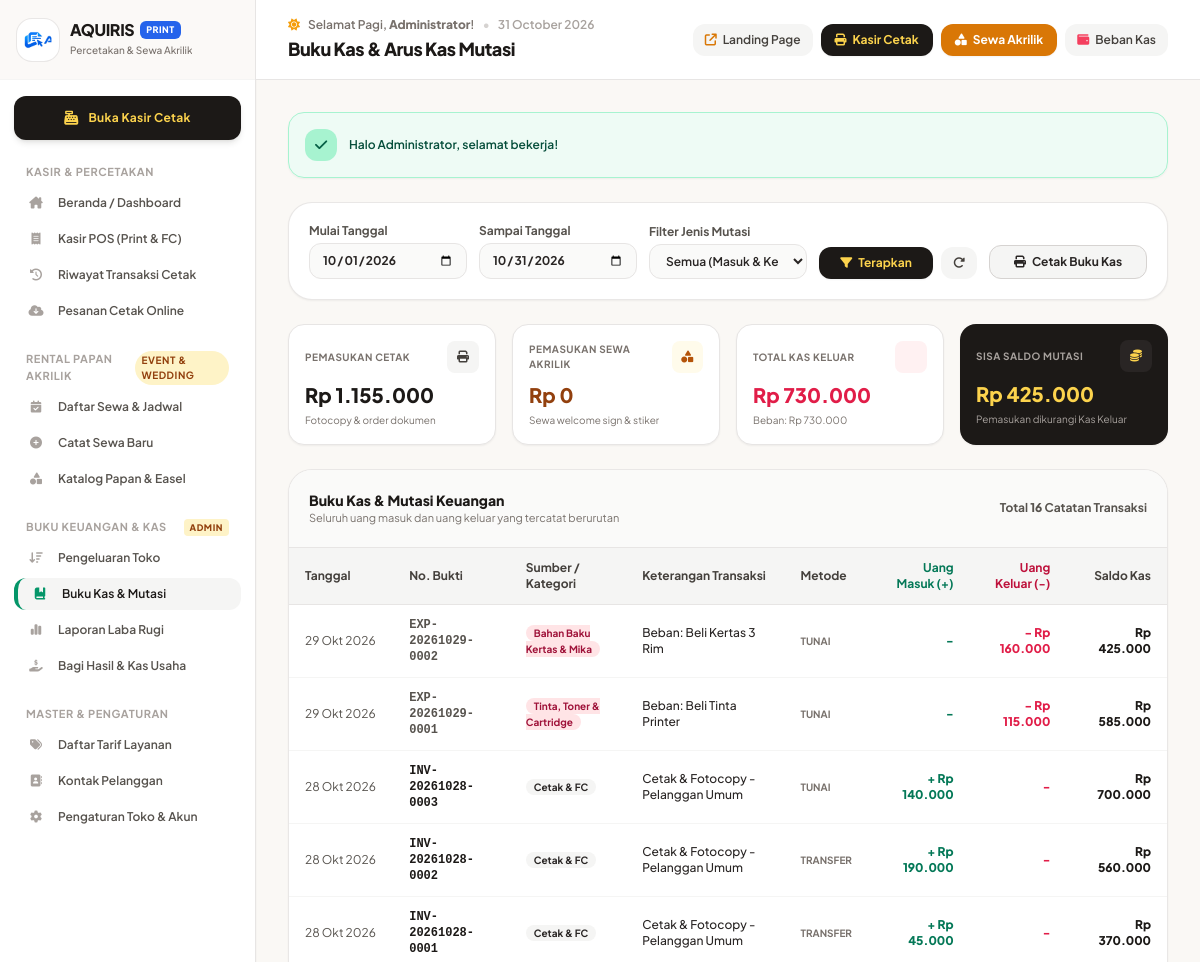
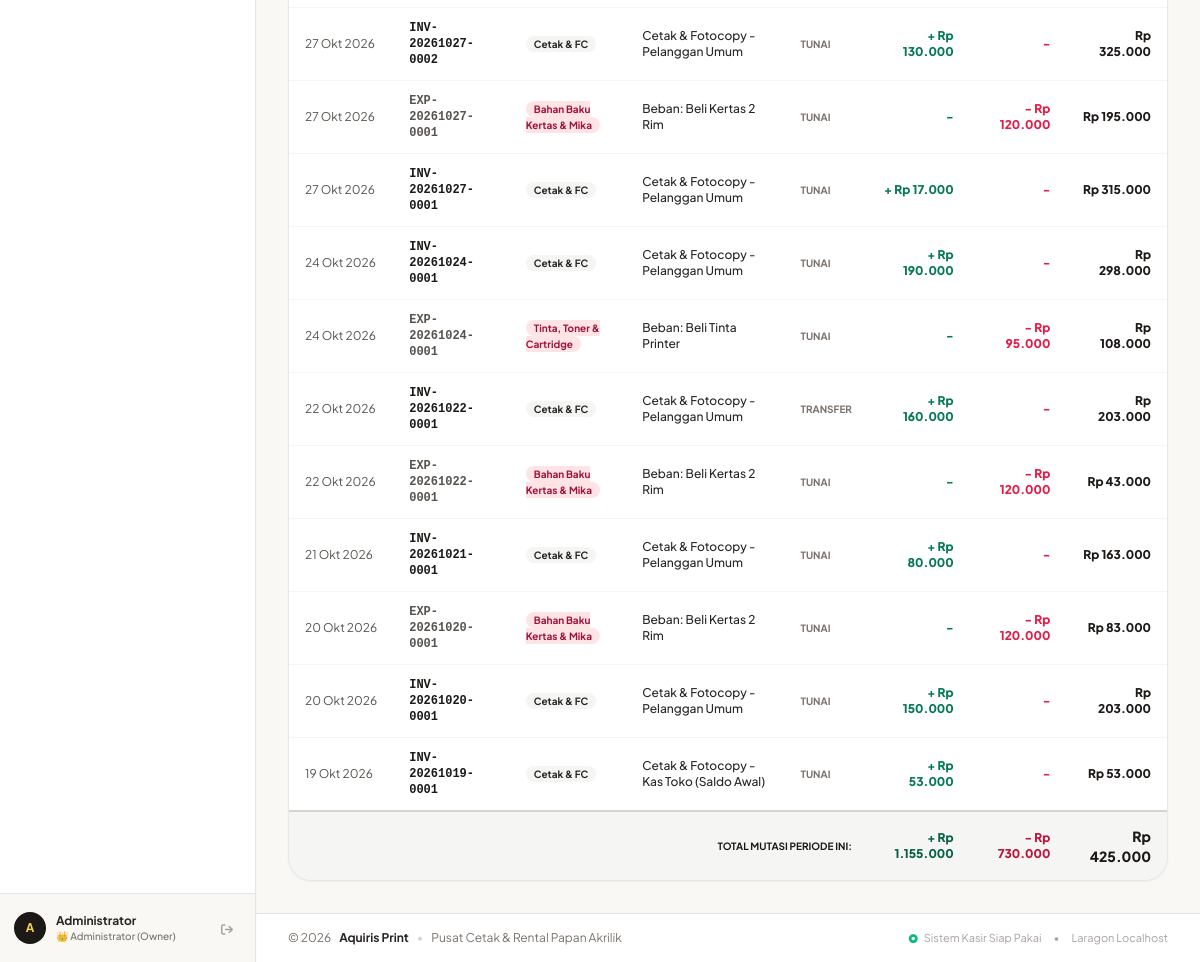
/arus_kas.php (signed in), run on the app's committed database (2 pictures, top to bottom).
### tables this page shows
CREATE TABLE `expenses` (
  `id` int NOT NULL AUTO_INCREMENT,
  `expense_code` varchar(50) NOT NULL,
  `category_id` int NOT NULL,
  `title` varchar(200) NOT NULL,
  `amount` decimal(12,2) NOT NULL DEFAULT '0.00',
  `date` date NOT NULL,
  `payment_method` enum('tunai','transfer') DEFAULT 'tunai',
  `notes` text,
  `receipt_image` varchar(255) DEFAULT NULL,
  `user_id` int DEFAULT NULL,
  `created_at` datetime NOT NULL,
  PRIMARY KEY (`id`),
  UNIQUE KEY `expense_code` (`expense_code`),
  KEY `category_id` (`category_id`),
  KEY `date` (`date`)
);

CREATE TABLE `expense_categories` (
  `id` int NOT NULL AUTO_INCREMENT,
  `name` varchar(100) NOT NULL,
  `created_at` timestamp NULL DEFAULT CURRENT_TIMESTAMP,
  PRIMARY KEY (`id`)
);

CREATE TABLE `orders` (
  `id` int NOT NULL AUTO_INCREMENT,
  `invoice_number` varchar(50) NOT NULL,
  `customer_id` int DEFAULT NULL,
  `customer_name` varchar(100) NOT NULL DEFAULT 'Pelanggan Umum',
  `customer_phone` varchar(30) DEFAULT NULL,
  `total_amount` decimal(12,2) NOT NULL DEFAULT '0.00',
  `discount` decimal(12,2) NOT NULL DEFAULT '0.00',
  `grand_total` decimal(12,2) NOT NULL DEFAULT '0.00',
  `paid_amount` decimal(12,2) NOT NULL DEFAULT '0.00',
  `change_amount` decimal(12,2) NOT NULL DEFAULT '0.00',
  `payment_status` enum('lunas','dp','belum_lunas') DEFAULT 'lunas',
  `payment_method` enum('tunai','transfer','qris') DEFAULT 'tunai',
  `order_status` enum('selesai','proses','dibatalkan') DEFAULT 'selesai',
  `notes` text,
  `user_id` int DEFAULT NULL,
  `created_at` datetime NOT NULL,
  PRIMARY KEY (`id`),
  UNIQUE KEY `invoice_number` (`invoice_number`),
  KEY `created_at` (`created_at`),
  KEY `payment_status` (`payment_status`)
);

### includes/functions.php (called while the page is built, shortened)
<?php
function formatRupiah($amount): string {
    $val = (float)($amount ?? 0);
    return 'Rp ' . number_format($val, 0, ',', '.');
}
function formatDate($datetime, bool $includeTime = false): string {
    $timestamp = strtotime($datetime);
    $months = [
        1 => 'Jan', 2 => 'Feb', 3 => 'Mar', 4 => 'Apr', 5 => 'Mei', 6 => 'Jun',
        7 => 'Jul', 8 => 'Agu', 9 => 'Sep', 10 => 'Okt', 11 => 'Nov', 12 => 'Des'
    ];
    $d = date('d', $timestamp);
    $m = $months[(int)date('m', $timestamp)];
    $y = date('Y', $timestamp);
    return "$d $m $y";
}

### arus_kas.php (the view, shortened to what this page needs)
<?php
require_once __DIR__ . '/includes/header.php';
$pdo = Database::getConnection();
$startDate = $_GET['start_date'] ?? date('Y-m-01');
$endDate = $_GET['end_date'] ?? date('Y-m-d');
$typeFilter = $_GET['type'] ?? 'all';
$entries = [];
if ($typeFilter === 'all' || $typeFilter === 'print') {
    $stmt = $pdo->prepare("SELECT
        'print' as entry_type,
        'Pemasukan Cetak' as category_label,
        invoice_number as ref_code,
        created_at as tx_date,
        CONCAT('Cetak & Fotocopy - ', customer_name) as description,
        grand_total as amount,
        payment_method,
        payment_status as status,
        id as record_id
        FROM orders
        WHERE order_status != 'dibatalkan'
        AND DATE(created_at) BETWEEN ? AND ?");
    $stmt->execute([$startDate, $endDate]);
    while ($row = $stmt->fetch()) {
        $entries[] = $row;
    }
}
if ($typeFilter === 'all' || $typeFilter === 'expense') {
    $stmt = $pdo->prepare("SELECT
        'expense' as entry_type,
        c.name as category_label,
        e.expense_code as ref_code,
        CONCAT(e.date, ' 12:00:00') as tx_date,
        CONCAT('Beban: ', e.title) as description,
        e.amount as amount,
        e.payment_method,
        'selesai' as status,
        e.id as record_id
        FROM expenses e
        JOIN expense_categories c ON e.category_id = c.id
        WHERE e.date BETWEEN ? AND ?");
    $stmt->execute([$startDate, $endDate]);
    while ($row = $stmt->fetch()) {
        $entries[] = $row;
    }
}
usort($entries, function($a, $b) {
    return strcmp($a['tx_date'], $b['tx_date']);
});
$totalPrintIncome = 0;
$totalAcrylicIncome = 0;
$totalExpenses = 0;
$totalDistribution = 0;
$runningBalance = 0;
foreach ($entries as &$entry) {
    if ($entry['entry_type'] === 'print') {
        $totalPrintIncome += (float)$entry['amount'];
        $runningBalance += (float)$entry['amount'];
    } elseif ($entry['entry_type'] === 'acrylic') {
        $totalAcrylicIncome += (float)$entry['amount'];
        $runningBalance += (float)$entry['amount'];
    } elseif ($entry['entry_type'] === 'expense') {
        $totalExpenses += (float)$entry['amount'];
        $runningBalance -= (float)$entry['amount'];
    } elseif ($entry['entry_type'] === 'distribution') {
        $totalDistribution += (float)$entry['amount'];
        $runningBalance -= (float)$entry['amount'];
    }
}
$displayEntries = array_reverse($entries);
$totalIncome = $totalPrintIncome + $totalAcrylicIncome;
$totalOut = $totalExpenses + $totalDistribution;
$netBalance = $totalIncome - $totalOut;
?>
<div class="bg-white p-5 rounded-3xl border border-stone-200/90 shadow-sm mb-6 no-print">
    <form method="GET" action="arus_kas.php" class="grid grid-cols-1 sm:grid-cols-2 lg:grid-cols-5 gap-3 items-end text-xs">
        <div>
            <label class="block font-bold text-stone-600 mb-1">Mulai Tanggal</label>
            <input type="date" name="start_date" value="<?= htmlspecialchars($startDate) ?>" class="w-full px-3 py-2 bg-stone-50 border border-stone-200 rounded-xl outline-none font-bold text-stone-800" />
        </div>
        <div>
            <label class="block font-bold text-stone-600 mb-1">Sampai Tanggal</label>
            <input type="date" name="end_date" value="<?= htmlspecialchars($endDate) ?>" class="w-full px-3 py-2 bg-stone-50 border border-stone-200 rounded-xl outline-none font-bold text-stone-800" />
        </div>
        <div>
            <label class="block font-bold text-stone-600 mb-1">Filter Jenis Mutasi</label>
            <select name="type" class="w-full px-3 py-2 bg-stone-50 border border-stone-200 rounded-xl outline-none font-semibold">
                <option value="all" <?= $typeFilter === 'all' ? 'selected' : '' ?>>Semua (Masuk & Keluar)</option>
            </select>
        </div>
        <div class="flex gap-2">
            <button type="submit" class="flex-1 py-2 px-3 bg-stone-900 hover:bg-stone-800 text-amber-300 font-bold rounded-xl shadow-sm transition flex items-center justify-center gap-1.5">
                <i class="fa-solid fa-filter"></i>
                <span>Terapkan</span>
            </button>
            <a href="arus_kas.php" class="py-2 px-3 bg-stone-100 hover:bg-stone-200 text-stone-700 font-bold rounded-xl transition" title="Reset">
                <i class="fa-solid fa-rotate-right"></i>
            </a>
        </div>
        <div class="flex gap-2">
            <button type="button" onclick="window.print()" class="flex-1 py-2 px-3 bg-stone-100 hover:bg-stone-200 text-stone-800 font-bold rounded-xl transition flex items-center justify-center gap-1.5 border border-stone-300">
                <i class="fa-solid fa-print"></i>
                <span>Cetak Buku Kas</span>
            </button>
        </div>
    </form>
</div>
<div class="grid grid-cols-1 sm:grid-cols-2 lg:grid-cols-4 gap-4 mb-6">
    <div class="bg-white p-4 rounded-2xl border border-stone-200 shadow-sm">
        <div class="flex items-center justify-between mb-2">
            <span class="text-[10px] font-bold text-stone-500 uppercase tracking-wider">Pemasukan Cetak</span>
            <div class="w-8 h-8 rounded-lg bg-stone-100 text-stone-700 flex items-center justify-center text-xs font-bold">
                <i class="fa-solid fa-print"></i>
            </div>
        </div>
        <div class="text-xl font-black text-stone-900"><?= formatRupiah($totalPrintIncome) ?></div>
        <span class="text-[10px] text-stone-500 mt-1 block">Fotocopy & order dokumen</span>
    </div>
    <div class="bg-white p-4 rounded-2xl border border-stone-200 shadow-sm">
        <div class="flex items-center justify-between mb-2">
            <span class="text-[10px] font-bold text-stone-500 uppercase tracking-wider">Pemasukan Sewa Akrilik</span>
            <div class="w-8 h-8 rounded-lg bg-amber-50 text-amber-700 flex items-center justify-center text-xs font-bold">
                <i class="fa-solid fa-shapes"></i>
            </div>
        </div>
        <div class="text-xl font-black text-amber-800"><?= formatRupiah($totalAcrylicIncome) ?></div>
        <span class="text-[10px] text-stone-500 mt-1 block">Sewa welcome sign & stiker</span>
    </div>
    <div class="bg-white p-4 rounded-2xl border border-stone-200 shadow-sm">
        <div class="flex items-center justify-between mb-2">
            <span class="text-[10px] font-bold text-stone-500 uppercase tracking-wider">Total Kas Keluar</span>
            <div class="w-8 h-8 rounded-lg bg-rose-50 text-rose-700 flex items-center justify-center text-xs font-bold">
            </div>
        </div>
        <div class="text-xl font-black text-rose-600"><?= formatRupiah($totalOut) ?></div>
        <span class="text-[10px] text-stone-500 mt-1 block">Beban: <?= formatRupiah($totalExpenses) ?><?= $totalDistribution > 0 ? ' &bull; Prive: ' . formatRupiah($totalDistribution) : '' ?></span>
    </div>
    <div class="bg-stone-900 text-white p-4 rounded-2xl shadow-sm">
        <div class="flex items-center justify-between mb-2">
            <span class="text-[10px] font-bold text-stone-400 uppercase tracking-wider">Sisa Saldo Mutasi</span>
            <div class="w-8 h-8 rounded-lg bg-stone-800 text-amber-300 flex items-center justify-center text-xs font-bold">
                <i class="fa-solid fa-coins"></i>
            </div>
        </div>
        <div class="text-xl font-black <?= $netBalance >= 0 ? 'text-amber-300' : 'text-rose-400' ?>">
            <?= formatRupiah($netBalance) ?>
        </div>
        <span class="text-[10px] text-stone-400 mt-1 block">Pemasukan dikurangi Kas Keluar</span>
    </div>
</div>
<div class="bg-white rounded-3xl border border-stone-200/90 shadow-sm overflow-hidden">
    <div class="p-4 sm:p-5 bg-stone-50 border-b border-stone-200 flex flex-col sm:flex-row sm:items-center justify-between gap-2">
        <div>
            <h3 class="font-black text-stone-900 text-sm">Buku Kas & Mutasi Keuangan</h3>
            <p class="text-[11px] text-stone-500">Seluruh uang masuk dan uang keluar yang tercatat berurutan</p>
        </div>
        <span class="text-xs font-bold text-stone-600">
            Total <strong><?= count($displayEntries) ?></strong> Catatan Transaksi
        </span>
    </div>
    <div class="overflow-x-auto">
        <table class="w-full text-left text-xs border-collapse">
            <thead>
                <tr class="bg-stone-100 text-stone-700 border-b border-stone-200">
                    <th class="py-3 px-4 font-bold">Tanggal</th>
                    <th class="py-3 px-4 font-bold">No. Bukti</th>
                    <th class="py-3 px-4 font-bold">Sumber / Kategori</th>
                    <th class="py-3 px-4 font-bold">Keterangan Transaksi</th>
                    <th class="py-3 px-4 font-bold">Metode</th>
                    <th class="py-3 px-4 font-bold text-right text-emerald-700">Uang Masuk (+)</th>
                    <th class="py-3 px-4 font-bold text-right text-rose-700">Uang Keluar (-)</th>
                    <th class="py-3 px-4 font-bold text-right">Saldo Kas</th>
                </tr>
            </thead>
            <tbody class="divide-y divide-stone-100">
                <?php if (empty($displayEntries)): ?>
                    <tr>
                        <td colspan="8" class="py-12 text-center text-stone-400">
                            <i class="fa-solid fa-book-open text-3xl mb-2 text-stone-300"></i>
                            <p>Tidak ada catatan transaksi pada filter tanggal ini.</p>
                        </td>
                    </tr>
                <?php else: ?>
                    <?php foreach ($displayEntries as $item):
                        $isExpense = ($item['entry_type'] === 'expense');
                        $isDistribution = ($item['entry_type'] === 'distribution');
                        $isMoneyOut = ($isExpense || $isDistribution);
                    ?>
                        <tr class="hover:bg-stone-50/80 transition">
                            <td class="py-3 px-4 text-stone-600 whitespace-nowrap">
                                <?= formatDate($item['tx_date']) ?>
                            </td>
                            <td class="py-3 px-4 font-mono font-bold text-stone-800">
                                <?php if ($item['entry_type'] === 'print'): ?>
                                    <a href="print_nota.php?id=<?= $item['record_id'] ?>" target="_blank" class="text-stone-900 hover:underline">
                                        <?= htmlspecialchars($item['ref_code']) ?>
                                    </a>
                                <?php elseif ($item['entry_type'] === 'acrylic'): ?>
                                    <a href="rental_detail.php?id=<?= $item['record_id'] ?>" class="text-amber-800 hover:underline">
                                        <?= htmlspecialchars($item['ref_code']) ?>
                                    </a>
                                <?php else: ?>
                                    <span class="text-stone-600"><?= htmlspecialchars($item['ref_code']) ?></span>
                                <?php endif; ?>
                            </td>
                            <td class="py-3 px-4">
                                <?php if ($item['entry_type'] === 'print'): ?>
                                    <span class="px-2 py-0.5 rounded-full text-[10px] font-bold bg-stone-100 text-stone-800">Cetak & FC</span>
                                <?php elseif ($item['entry_type'] === 'acrylic'): ?>
                                    <span class="px-2 py-0.5 rounded-full text-[10px] font-bold bg-amber-100 text-amber-900">Sewa Akrilik</span>
                                <?php elseif ($item['entry_type'] === 'distribution'): ?>
                                    <span class="px-2 py-0.5 rounded-full text-[10px] font-bold bg-amber-100 text-amber-950 border border-amber-300">Bagi Hasil / Prive</span>
                                <?php else: ?>
                                    <span class="px-2 py-0.5 rounded-full text-[10px] font-bold bg-rose-100 text-rose-800"><?= htmlspecialchars($item['category_label']) ?></span>
                                <?php endif; ?>
                            </td>
                            <td class="py-3 px-4 text-stone-800 font-medium">
                                <?= htmlspecialchars($item['description']) ?>
                            </td>
                            <td class="py-3 px-4 uppercase text-[10px] font-bold text-stone-500">
                                <?= htmlspecialchars($item['payment_method']) ?>
                            </td>
                            <td class="py-3 px-4 text-right font-black text-emerald-700">
                                <?= !$isMoneyOut ? '+ ' . formatRupiah($item['amount']) : '-' ?>
                            </td>
                            <td class="py-3 px-4 text-right font-black text-rose-600">
                                <?= $isMoneyOut ? '- ' . formatRupiah($item['amount']) : '-' ?>
                            </td>
                            <td class="py-3 px-4 text-right font-black text-stone-900">
                                <?= formatRupiah($item['balance_after']) ?>
                            </td>
                        </tr>
                    <?php endforeach; ?>
                <?php endif; ?>
            </tbody>
            <tfoot>
                <tr class="bg-stone-100 text-stone-900 font-bold border-t-2 border-stone-300">
                    <td colspan="5" class="py-3.5 px-4 text-right uppercase text-[10px]">TOTAL MUTASI PERIODE INI:</td>
                    <td class="py-3.5 px-4 text-right text-emerald-800 font-black">+ <?= formatRupiah($totalIncome) ?></td>
                    <td class="py-3.5 px-4 text-right text-rose-700 font-black">- <?= formatRupiah($totalOut) ?></td>
                    <td class="py-3.5 px-4 text-right text-stone-900 font-black text-sm"><?= formatRupiah($netBalance) ?></td>
                </tr>
            </tfoot>
        </table>
    </div>
</div>
<?php require_once __DIR__ . '/includes/footer.php'; ?>

### includes/header.php (style rules this page uses)
html, body { height: 100%; overflow: hidden; margin: 0; padding: 0; }
body { font-family: 'Plus Jakarta Sans', sans-serif; background-color: #FAF8F5; color: #292524; }

### data on the page
expenses: tx_date "29 Okt 2026", expense_code "EXP-20261029-0002", expense_categories.name "Bahan Baku Kertas & Mika", description "Beban: Beli Kertas 3 Rim", payment_method "TUNAI", amount "Rp 160.000", balance_after "Rp 425.000"
expenses: tx_date "29 Okt 2026", expense_code "EXP-20261029-0001", expense_categories.name "Tinta, Toner & Cartridge", description "Beban: Beli Tinta Printer", payment_method "TUNAI", amount "Rp 115.000", balance_after "Rp 585.000"
orders: created_at "28 Okt 2026", invoice_number "INV-20261028-0003", shows "Cetak & FC", description "Cetak & Fotocopy - Pelanggan Umum", payment_method "TUNAI", grand_total "Rp 140.000", balance_after "Rp 700.000"
orders: created_at "28 Okt 2026", invoice_number "INV-20261028-0002", shows "Cetak & FC", description "Cetak & Fotocopy - Pelanggan Umum", payment_method "TRANSFER", grand_total "Rp 190.000", balance_after "Rp 560.000"
orders: created_at "28 Okt 2026", invoice_number "INV-20261028-0001", shows "Cetak & FC", description "Cetak & Fotocopy - Pelanggan Umum", payment_method "TRANSFER", grand_total "Rp 45.000", balance_after "Rp 370.000"
orders: created_at "27 Okt 2026", invoice_number "INV-20261027-0002", shows "Cetak & FC", description "Cetak & Fotocopy - Pelanggan Umum", payment_method "TUNAI", grand_total "Rp 130.000", balance_after "Rp 325.000"
expenses: tx_date "27 Okt 2026", expense_code "EXP-20261027-0001", expense_categories.name "Bahan Baku Kertas & Mika", description "Beban: Beli Kertas 2 Rim", payment_method "TUNAI", amount "Rp 120.000", balance_after "Rp 195.000"
orders: created_at "27 Okt 2026", invoice_number "INV-20261027-0001", shows "Cetak & FC", description "Cetak & Fotocopy - Pelanggan Umum", payment_method "TUNAI", grand_total "Rp 17.000", balance_after "Rp 315.000"
orders: created_at "24 Okt 2026", invoice_number "INV-20261024-0001", shows "Cetak & FC", description "Cetak & Fotocopy - Pelanggan Umum", payment_method "TUNAI", grand_total "Rp 190.000", balance_after "Rp 298.000"
expenses: tx_date "24 Okt 2026", expense_code "EXP-20261024-0001", expense_categories.name "Tinta, Toner & Cartridge", description "Beban: Beli Tinta Printer", payment_method "TUNAI", amount "Rp 95.000", balance_after "Rp 108.000"
orders: created_at "22 Okt 2026", invoice_number "INV-20261022-0001", shows "Cetak & FC", description "Cetak & Fotocopy - Pelanggan Umum", payment_method "TRANSFER", grand_total "Rp 160.000", balance_after "Rp 203.000"
expenses: tx_date "22 Okt 2026", expense_code "EXP-20261022-0001", expense_categories.name "Bahan Baku Kertas & Mika", description "Beban: Beli Kertas 2 Rim", payment_method "TUNAI", amount "Rp 120.000", balance_after "Rp 43.000"
orders: created_at "21 Okt 2026", invoice_number "INV-20261021-0001", shows "Cetak & FC", description "Cetak & Fotocopy - Pelanggan Umum", payment_method "TUNAI", grand_total "Rp 80.000", balance_after "Rp 163.000"
expenses: tx_date "20 Okt 2026", expense_code "EXP-20261020-0001", expense_categories.name "Bahan Baku Kertas & Mika", description "Beban: Beli Kertas 2 Rim", payment_method "TUNAI", amount "Rp 120.000", balance_after "Rp 83.000"
orders: created_at "20 Okt 2026", invoice_number "INV-20261020-0001", shows "Cetak & FC", description "Cetak & Fotocopy - Pelanggan Umum", payment_method "TUNAI", grand_total "Rp 150.000", balance_after "Rp 203.000"
orders: created_at "19 Okt 2026", invoice_number "INV-20261019-0001", shows "Cetak & FC", description "Cetak & Fotocopy - Kas Toko (Saldo Awal)", payment_method "TUNAI", grand_total "Rp 53.000", balance_after "Rp 53.000"

### other printed values
substr($currentUser['name'] ?? 'U', 0, 1) "A"
$currentUser['name'] "Administrator"
$greeting "Selamat Pagi"
explode(' ', $currentUser['name'])[0] "Administrator"
$pageTitle "Buku Kas & Arus Kas Mutasi"
$flash['message'] "Halo Administrator, selamat bekerja!"
formatRupiah($totalPrintIncome) "Rp 1.155.000"
formatRupiah($totalAcrylicIncome) "Rp 0"
formatRupiah($totalOut) "Rp 730.000"
formatRupiah($totalExpenses) "Rp 730.000"
formatRupiah($netBalance) "Rp 425.000"
count($displayEntries) "16"
formatRupiah($totalIncome) "Rp 1.155.000"
getSetting('shop_name', 'Aquiris Print') "Aquiris Print"
